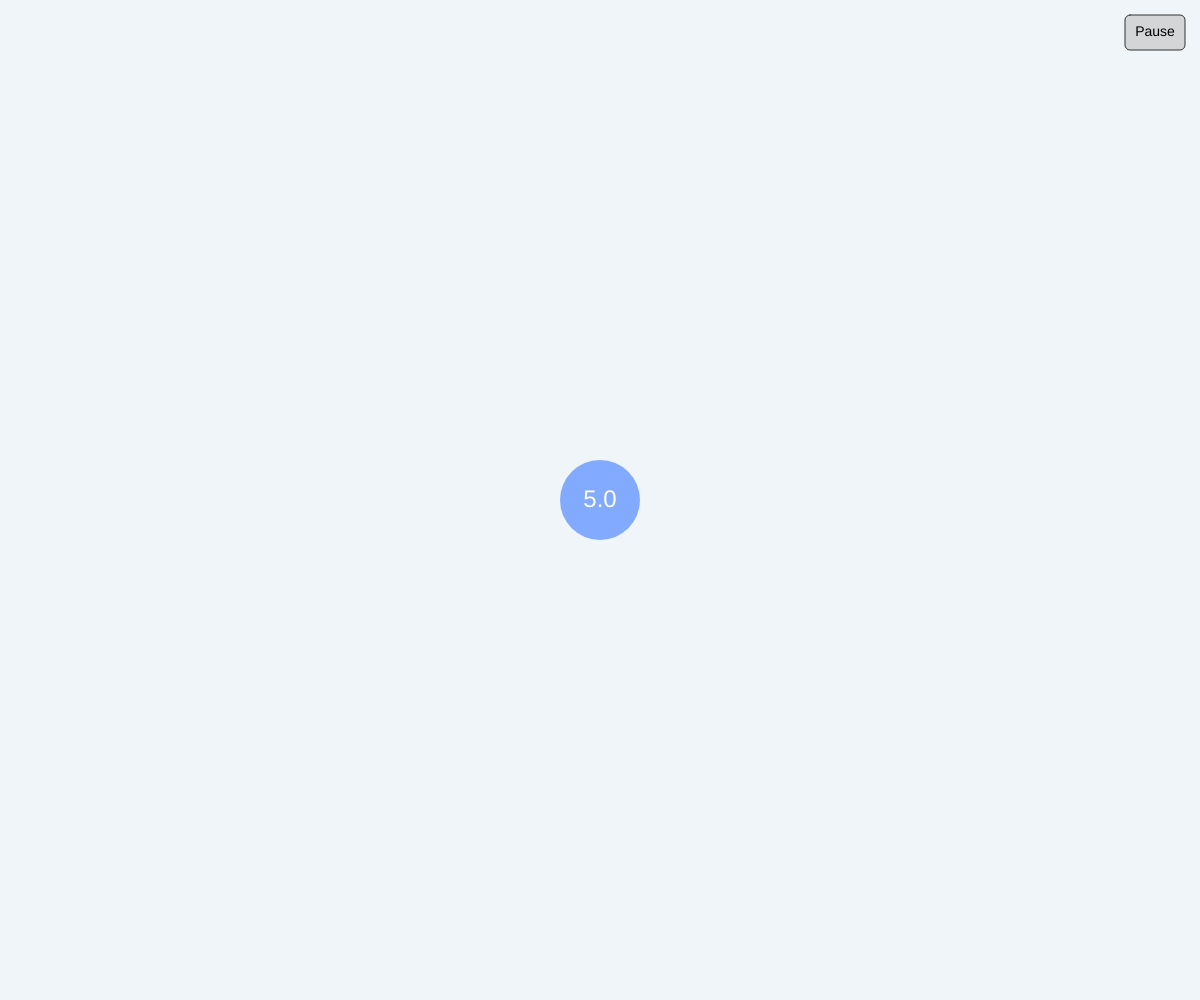
Frame 1 (no input)
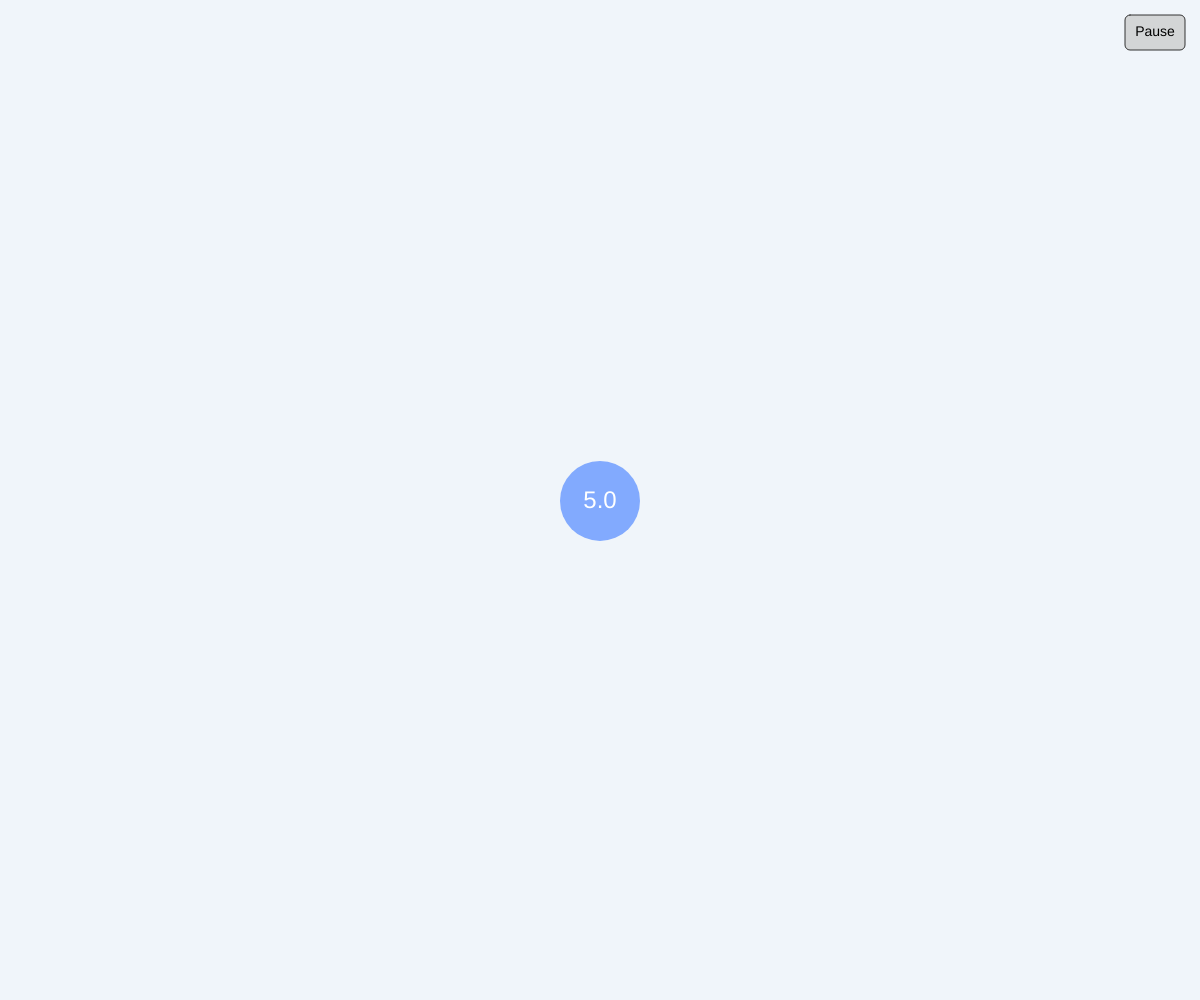
Frame 60 (no input)
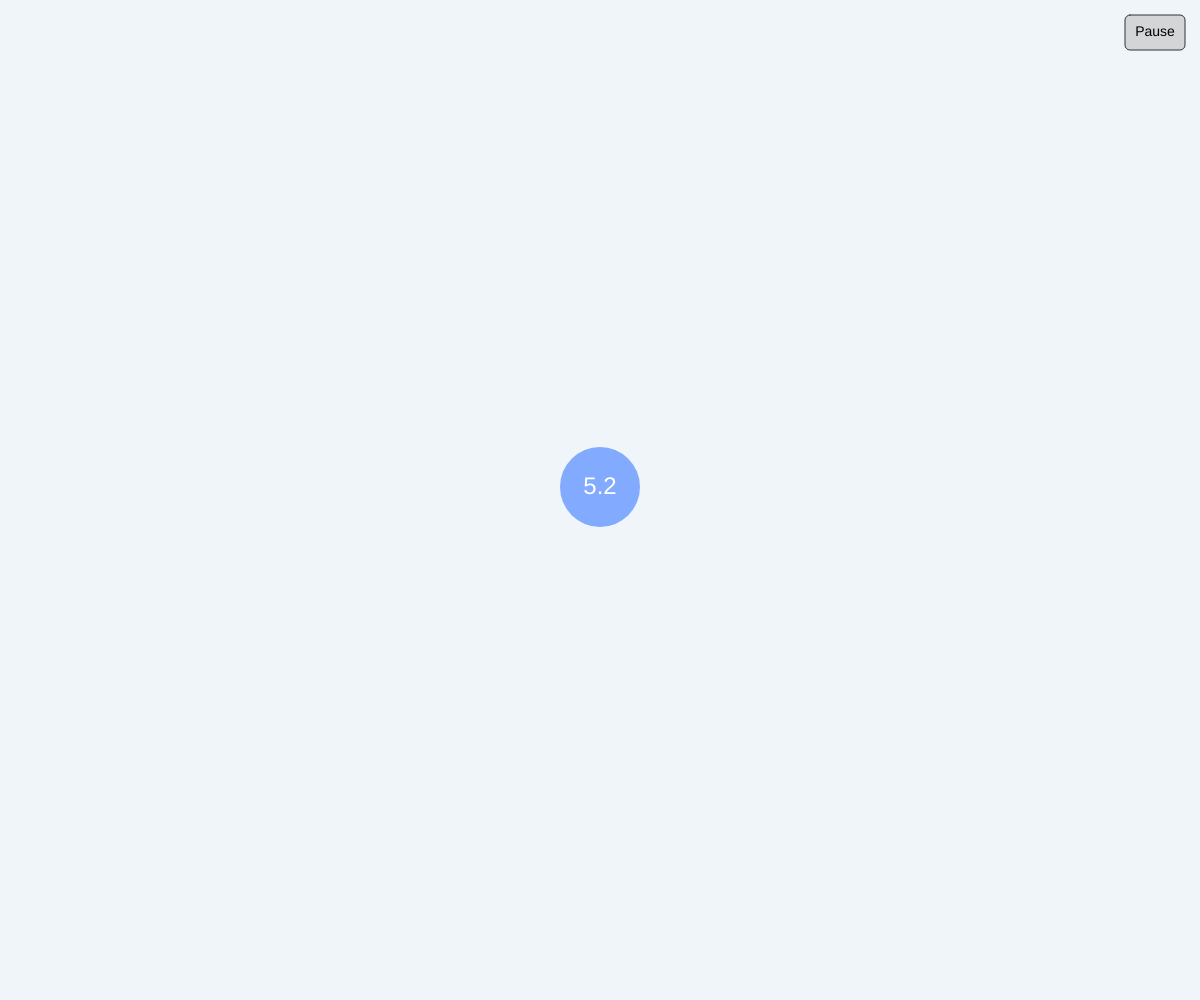
Frame 120 (the mouse pressed at the canvas centre since frame 60)

The p5.js sketch that drew these frames (run headless with seeded random() and noise() and a simulated clock; from frame 60 on, the mouse is pressed at the canvas centre):

// p5.js sketch
// ── sketch.js
// --- Tunable Parameters ---
let valueGravity = 0.0015; // How fast the rating decays (higher = faster)
let bumpAmount = .4;    // How much a tap increases the rating
let bubbleVisualGravity = valueGravity; // How fast the visual bubble falls
let bubbleBouncePower = 1.2;   // How much the visual bubble jumps when tapped (increased from 0.4)
let bubbleDamping = 0.92; // How quickly the bubble's velocity decreases (new parameter)

// --- Global State Variables ---
let currentRating = 5.0; // The actual enjoyment rating (0-10)
let ratingHistory = [];   // Stores rating history for the graph
let paused = false;
let ended = false;

// --- Visual Bubble Variables ---
let bubbleY;
let bubbleDiameter = 80;
let bubbleVelocityY = 0;

// --- UI Element Definitions ---
let pauseButtonArea;
let resumeButtonArea;
let endButtonArea;
let restartButtonArea;
let graphDisplayArea;

// --- Setup ---
function setup() {
  createCanvas(windowWidth, windowHeight);
  // Initial bubble position based on starting rating
  bubbleY = mapRatingToY(currentRating);
  ratingHistory = [currentRating]; // Start history

  // Define UI areas dynamically based on canvas size
  calculateLayout();

  textAlign(CENTER, CENTER);
  textSize(16);
  // frameRate(30); // Optional: Can reduce frame rate if needed
  console.log("Setup complete. Tap screen to boost rating.");
}

// --- Main Draw Loop ---
function draw() {
  background(240, 245, 250); // Light background

  if (ended) {
    drawEndScreen();
  } else if (paused) {
    drawPauseScreen();
    // Keep drawing the static bubble/rating while paused
    drawBubble(width / 2, bubbleY, currentRating);
  } else {
    // --- Running State ---

    // 1. Update the Rating (apply gravity)
    currentRating -= valueGravity;
    currentRating = max(0, currentRating); // Clamp rating >= 0

    // 2. Update Visual Bubble Physics
    bubbleVelocityY += bubbleVisualGravity; // Apply visual gravity
    bubbleY += bubbleVelocityY;
    
    // Apply damping to the velocity (new)
    bubbleVelocityY *= bubbleDamping;

    // 3. Keep visual bubble within screen bounds (approx)
    let topBound = bubbleDiameter / 2 + 10;
    let bottomBound = height - bubbleDiameter / 2 - 10;
    if (bubbleY > bottomBound) {
      bubbleY = bottomBound;
      bubbleVelocityY *= -0.4; // Dampen bounce at bottom
    }
    if (bubbleY < topBound) {
      bubbleY = topBound;
      bubbleVelocityY = 0; // Stop firmly at top
    }

    // 4. Update the rating based on bubble position
    currentRating = mapYToRating(bubbleY);

    // 5. Store current rating for history
    ratingHistory.push(currentRating);

    // 6. Draw elements
    drawBubble(width / 2, bubbleY, currentRating);
    drawPauseButton();
  }
}

// --- Drawing Functions ---

function drawBubble(x, y, value) {
  // Bubble fill
  fill(100, 150, 255, 200); // Semi-transparent blue
  noStroke();
  ellipse(x, y, bubbleDiameter, bubbleDiameter);

  // Text inside bubble
  fill(255); // White text for contrast
  textSize(24);
  textFont('sans-serif');
  text(nf(value, 1, 1), x, y); // Format to 1 decimal place
}

function drawPauseButton() {
  fill(200, 200, 200, 180); // Semi-transparent gray
  stroke(50);
  rect(pauseButtonArea.x, pauseButtonArea.y, pauseButtonArea.w, pauseButtonArea.h, 5); // Rounded corners

  fill(0);
  noStroke();
  textSize(14);
  text("Pause", pauseButtonArea.x + pauseButtonArea.w / 2, pauseButtonArea.y + pauseButtonArea.h / 2);
}

function drawPauseScreen() {
  // Dim background
  fill(0, 0, 0, 150);
  rect(0, 0, width, height);

  // Resume Button
  fill(150, 255, 150, 220); // Greenish
  noStroke();
  rect(resumeButtonArea.x, resumeButtonArea.y, resumeButtonArea.w, resumeButtonArea.h, 8);
  fill(0);
  textSize(18);
  text("Resume", resumeButtonArea.x + resumeButtonArea.w / 2, resumeButtonArea.y + resumeButtonArea.h / 2);

  // End Button
  fill(255, 150, 150, 220); // Reddish
  noStroke();
  rect(endButtonArea.x, endButtonArea.y, endButtonArea.w, endButtonArea.h, 8);
  fill(0);
  textSize(18);
  text("End Session", endButtonArea.x + endButtonArea.w / 2, endButtonArea.y + endButtonArea.h / 2);
}

function drawEndScreen() {
  background(50, 60, 70); // Darker background for end screen

  // Calculate average
  let sum = 0;
  if (ratingHistory.length > 0) {
    sum = ratingHistory.reduce((a, b) => a + b, 0);
  }
  let average = ratingHistory.length > 0 ? sum / ratingHistory.length : 0;

  // Display title and average
  fill(230);
  textSize(28);
  text("Session Ended", width / 2, 60);
  textSize(20);
  text("Overall Average Enjoyment: " + nf(average, 1, 2), width / 2, 100);

  // Draw the graph
  drawHistoryGraph();

  // Draw Restart Button
  fill(180, 180, 220, 220);
  noStroke();
  rect(restartButtonArea.x, restartButtonArea.y, restartButtonArea.w, restartButtonArea.h, 8);
  fill(0);
  textSize(18);
  text("Restart", restartButtonArea.x + restartButtonArea.w / 2, restartButtonArea.y + restartButtonArea.h / 2);
}

function drawHistoryGraph() {
  let gx = graphDisplayArea.x;
  let gy = graphDisplayArea.y;
  let gw = graphDisplayArea.w;
  let gh = graphDisplayArea.h;

  push(); // Use push/pop to isolate drawing styles and transformations

  // Draw graph background and border
  fill(235, 240, 245); // Light background for graph
  noStroke();
  rect(gx, gy, gw, gh);
  stroke(100);
  noFill();
  rect(gx, gy, gw, gh); // Border

  // Draw Y-axis labels (0-10)
  fill(50);
  noStroke();
  textSize(12);
  textAlign(RIGHT, CENTER);
  for (let i = 0; i <= 10; i += 2) {
    let yPos = map(i, 0, 10, gy + gh, gy); // Map rating to Y position
    text(i, gx - 5, yPos);
    stroke(200); // Light grid lines
    line(gx, yPos, gx + gw, yPos);
  }

  // Draw X-axis label
  textAlign(CENTER, TOP);
  text("Time", gx + gw / 2, gy + gh + 5);

  // Draw the rating line graph
  if (ratingHistory.length > 1) {
    noFill();
    stroke(0, 0, 255); // Blue line
    strokeWeight(2);
    beginShape();
    for (let i = 0; i < ratingHistory.length; i++) {
      let x = map(i, 0, ratingHistory.length - 1, gx, gx + gw);
      // Ensure value is within 0-10 before mapping, just in case
      let val = constrain(ratingHistory[i], 0, 10);
      let y = map(val, 0, 10, gy + gh, gy); // Map rating to graph Y (inverted)
      vertex(x, y);
    }
    endShape();
  }

  pop(); // Restore original drawing settings
  textAlign(CENTER, CENTER); // Reset default text align
}


// --- Input Handling ---

function touchStarted() {
  handleInput(mouseX, mouseY);
  return false; // Prevent default browser behaviors like scrolling or double-tap zoom
}

function mousePressed() {
  handleInput(mouseX, mouseY);
  // No 'return false' needed for mousePressed on desktop usually
}

function handleInput(mx, my) {
  if (ended) {
    // Check Restart button
    if (isInsideArea(mx, my, restartButtonArea)) {
      restartSession();
    }
  } else if (paused) {
    // Check Resume button
    if (isInsideArea(mx, my, resumeButtonArea)) {
      paused = false;
      console.log("Resumed");
    }
    // Check End button
    else if (isInsideArea(mx, my, endButtonArea)) {
      ended = true;
      paused = false; // Ensure not paused anymore
      console.log("Session Ended");
      // Optional: Recalculate final layout here if needed
      calculateLayout();
    }
  } else {
    // Check Pause button first (so taps near it don't trigger a bump)
    if (isInsideArea(mx, my, pauseButtonArea)) {
      paused = true;
      console.log("Paused");
    } else {
      // If not paused and not clicking a button, it's a screen tap to bump rating
      // Instead of directly modifying the rating, we'll give the bubble an upward kick
      bubbleVelocityY = -bubbleBouncePower;
      
      // The rating will be updated in the next draw cycle based on the bubble position
      // console.log("Bump! Rating:", nf(currentRating, 1, 1)); // Optional logging
    }
  }
}

// --- Utility Functions ---

// Maps the 0-10 rating to a Y coordinate for the bubble center
function mapRatingToY(rating) {
  let topPadding = bubbleDiameter / 2 + 30; // Space from top
  let bottomPadding = bubbleDiameter / 2 + 30; // Space from bottom
  return map(rating, 0, 10, height - bottomPadding, topPadding);
}

// Maps a Y coordinate to a 0-10 rating (new function)
function mapYToRating(y) {
  let topPadding = bubbleDiameter / 2 + 30; // Space from top
  let bottomPadding = bubbleDiameter / 2 + 30; // Space from bottom
  return map(y, height - bottomPadding, topPadding, 0, 10);
}

// Checks if a point (mx, my) is inside a rectangular area {x, y, w, h}
function isInsideArea(mx, my, area) {
  return mx >= area.x && mx <= area.x + area.w &&
         my >= area.y && my <= area.y + area.h;
}

// Resets the state to start a new session
function restartSession() {
  console.log("Restarting session...");
  currentRating = 10.0;
  ratingHistory = [currentRating];
  bubbleY = mapRatingToY(currentRating);
  bubbleVelocityY = 0;
  paused = false;
  ended = false;
  // Recalculate layout in case window size changed
  calculateLayout();
}

// Recalculates UI element positions - Call in setup and windowResized
function calculateLayout() {
  let buttonW = 120;
  let buttonH = 50;
  let pauseW = 60;
  let pauseH = 35;

  pauseButtonArea = { x: width - pauseW - 15, y: 15, w: pauseW, h: pauseH };
  resumeButtonArea = { x: width / 2 - buttonW - 10, y: height / 2 - buttonH / 2, w: buttonW, h: buttonH };
  endButtonArea = { x: width / 2 + 10, y: height / 2 - buttonH / 2, w: buttonW, h: buttonH };
  restartButtonArea = { x: width / 2 - buttonW / 2, y: height - buttonH - 30, w: buttonW, h: buttonH };

  // Define graph area relative to screen size and other elements
  let graphMarginX = 50;
  let graphMarginTop = 150;
  let graphMarginBottom = 100; // Space for restart button
  graphDisplayArea = {
    x: graphMarginX,
    y: graphMarginTop,
    w: width - 2 * graphMarginX,
    h: height - graphMarginTop - graphMarginBottom
  };
  // Ensure graph height is not negative if screen is very small
  graphDisplayArea.h = max(50, graphDisplayArea.h);
}

// --- Handle Window Resizing ---
function windowResized() {
  resizeCanvas(windowWidth, windowHeight);
  // Recalculate layout for responsiveness
  calculateLayout();
  // Re-center bubble Y potentially, though gravity/taps will adjust it
  // bubbleY = mapRatingToY(currentRating); // Optional: Reset visual position on resize
  console.log("Window Resized");
}
